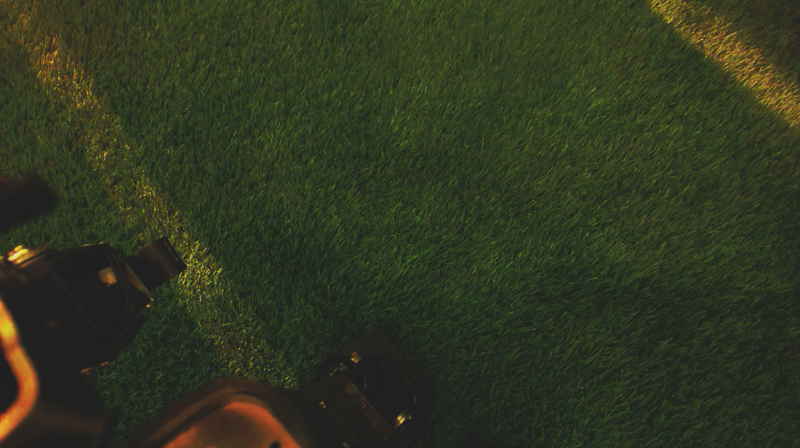
//> input picture 11-rgb.png, 800 x 448 px
$ ./application_mask 11-rgb.png convex-hull.png convex-hull.png convex-hull.png   (built with g++ and OpenCV 4)
//> lines starting //> are read from the running program, lines starting //| are printed output that depends on the picture; after the words box and inside, x2 and y2 are one past the last pixel; in counts of white or black regions, pixels touching at a corner belong together
#include <iostream>
#include <cstdlib>
#include <cmath>

#include <opencv2/opencv.hpp>

using namespace cv;
using namespace std;


void
process(const char* ims, const char* masque, const char* imd_1,  const char* imd_2)
{
//> called with ims = "11-rgb.png", masque = "convex-hull.png", imd_1 = "convex-hull.png", imd_2 = "convex-hull.png"
  Mat image;
  Mat mask;

  image = imread(ims, CV_LOAD_IMAGE_COLOR);
//> image is the input picture: 448 rows x 800 cols, CV_8UC3; mean B, G, R 32.7, 54.5, 48.1
  mask = imread(masque, CV_LOAD_IMAGE_COLOR);
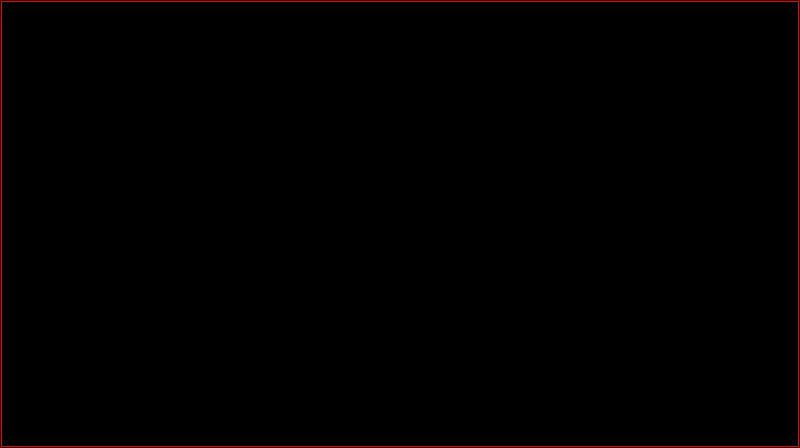
//> input picture convex-hull.png, 800 x 448 px
//> mask is the input picture: 448 rows x 800 cols, CV_8UC3; mean B, G, R 0, 0, 1.8


  if(!image.data||!mask.data)
    {
        cout <<  "Image not found" << std::endl ;
    }
  else
  {

    Mat image_gray;
    cvtColor(image, image_gray, CV_BGR2GRAY);
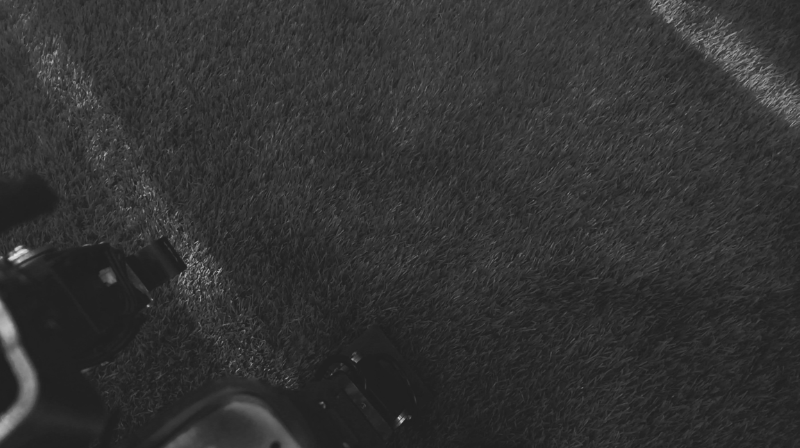
//> image_gray: 448 rows x 800 cols, CV_8UC1; min 30, max 232, mean 50.1
    imshow(ims,image);


    Mat mask_gray;
    cvtColor(mask, mask_gray, CV_BGR2GRAY);
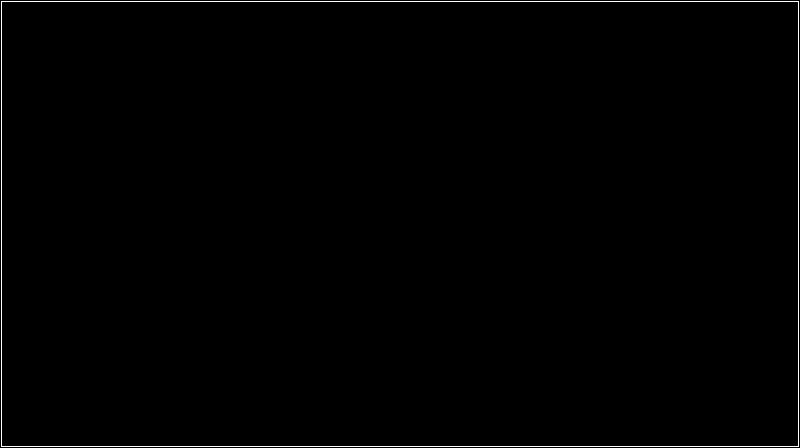
//> mask_gray: 448 rows x 800 cols, CV_8UC1; values 0 (black) and 76 (white), 0.69% white in thin lines or dots
    Mat mask_gray_float;
    mask_gray.convertTo(mask_gray_float, CV_32FC1);


    Mat image_dest_1 = image.clone();
    Mat image_dest_2 = image.clone();
    Vec3b vecteur(0,0,0);

    for(int i=0;i<image_gray.size().height;i++)
    {
      for(int j=0;j<image_gray.size().width;j++)
      {

        if (mask_gray_float.at<float>(i,j) == 0)
        {
          image_dest_1.at<Vec3b>(i,j) = vecteur;
        }
        else{
          image_dest_2.at<Vec3b>(i,j) = vecteur;
        }
      }
    }
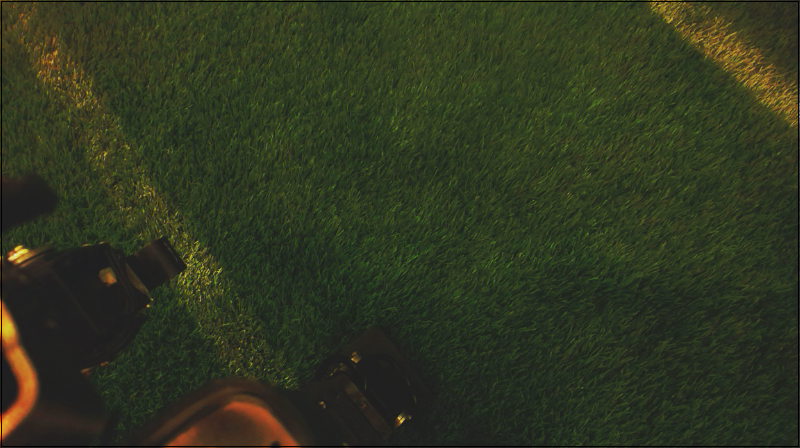
//> image_dest_2: 448 rows x 800 cols, CV_8UC3; 0.69% of pixels changed, all inside (x1, y1, x2, y2) = (1, 1, 799, 447)

    imshow(imd_1, image_dest_1);
    imshow(imd_2, image_dest_2);
  }
}


void
usage (const char *s)
{
  std::cerr<<"Usage: "<<s<<" ims\n"<<std::endl;
  exit(EXIT_FAILURE);
}

#define param 4
int
main( int argc, char* argv[] )
{
  if(argc != (param+1))
    usage(argv[0]);
  process(argv[1], argv[2], argv[3], argv[4]);
  waitKey(0);
  return EXIT_SUCCESS;
}
